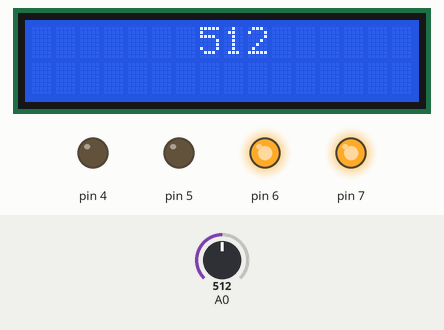
The sketch below on a simulated Arduino Uno, built with avr-gcc and run on an emulated ATmega328P. Shown: 16×2 character LCD, output pins drawn as LEDs (lit = HIGH). The inputs (shaded band) are chosen by the test bench; at power-on: A0 = 512. What the sketch prints to the serial monitor is not drawn.

Above: at 1.2 s.
1.3 s: A0 set to 312
At 3.0 s:
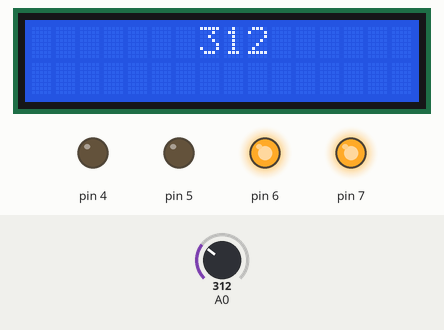
3.3 s: A0 set to 289
At 4.7 s:
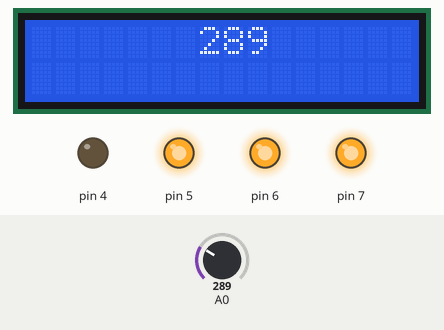
5.1 s: A0 set to 104
At 6.2 s:
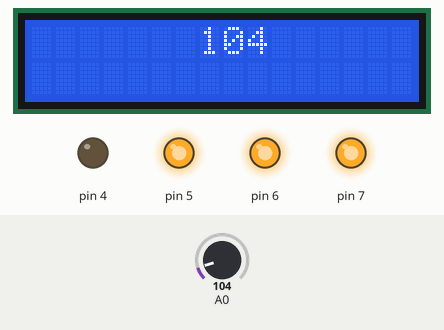
6.9 s: A0 set to 91
At 7.6 s:
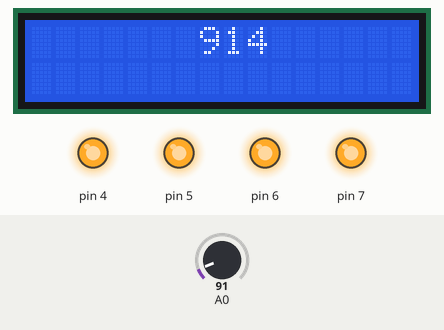
Timing chart, 0 to 9.7 s (numbered marks = the images above; inputs shaded):
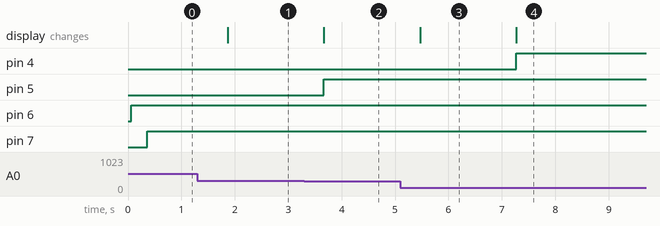

Measured:
- the behaviour switches between 300 and 299 on A0 (found by bisection; images 1 and 2)
- the behaviour switches between 100 and 99 on A0 (found by bisection; images 3 and 4)
- after the input at 1.3 s, the display: changes after 0.57 s (image 1)
- after the input at 3.3 s, pin 5: LOW → HIGH after 0.37 s; the display: changes after 0.37 s (image 2)
- after the input at 5.1 s, the display: changes after 0.37 s (image 3)
- after the input at 6.9 s, pin 4: LOW → HIGH after 0.37 s; the display: changes after 0.37 s (image 4)

The sketch:

lcd_and_pot.ino
```cpp
#include <LiquidCrystal.h>
LiquidCrystal lcd(8,9,10,11,12,13);

void setup() {
  for(int i=4;i<8;i++)
  {
    pinMode(i,OUTPUT);
  }
  lcd.begin(16,2);
  Serial.begin(9600);

}

void loop() {

 int x=analogRead(A0);
 Serial.println(x);
 lcd.setCursor(7,0);
 lcd.print(x);
 if(x<100)
 {
 digitalWrite(4,HIGH);
 delay(300);
 }
 if(x<300)
 {
 digitalWrite(5,HIGH);
 delay(300);
 }
 if(x<600)
 {
 digitalWrite(6,HIGH);
 delay(300);
 }
 if(x<1000)
 {
 digitalWrite(7,HIGH);
 delay(300);
 }

}
```
